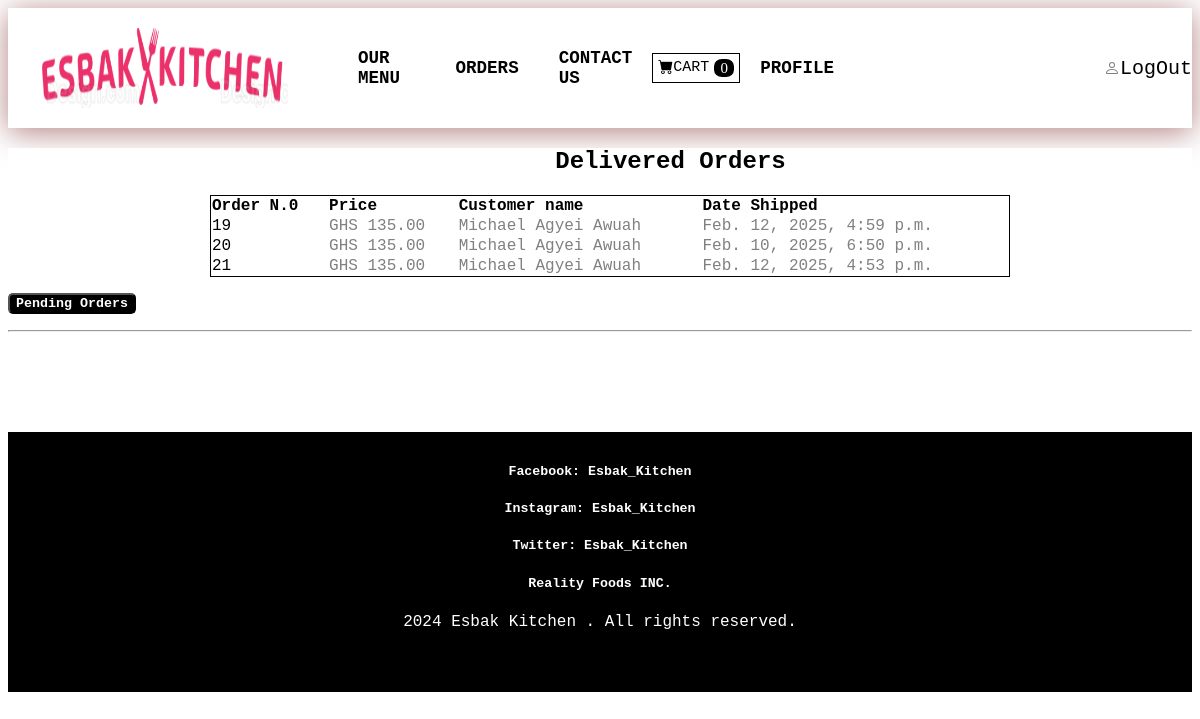
The page /payment/delivery_dashboard (signed in) on the database its author committed.
### Payment/models.py (models this page shows, shortened)
class Order(models.Model):
    user = models.ForeignKey(Customer, on_delete=models.CASCADE, blank=True, null=True)
    full_name = models.CharField(max_length=250)
    Delivery_address = models.TextField(max_length=15000)
    amount_paid = models.DecimalField(max_digits=7, decimal_places=2)
    date_ordered = models.DateTimeField(auto_now_add=True)
    delivered = models.BooleanField(default=False)
    date_delivered = models.DateTimeField(blank=True, null=True)

### Payment/views.py (the view)
# urls.py: path('delivery_dashboard', views.delivered_dashboard, name = 'delivered'),
def delivered_dashboard(request):
    if request.user.is_authenticated and request.user.is_superuser:
        orders = Order.objects.filter(delivered = True)
        return render(request,'payment/delivered_dashboard.html', {'order':orders})
    else:
        messages.success(request,"Access denied")
        return redirect('home')

### cart/cart.py (called while the page is built)
    def __len__(self):
        return len(self.cart)

### cart/context_processors.py (called while the page is built)
def cart(request):
    return{'cart':Cart(request)}

### templates/payment/delivered_dashboard.html (shortened to what this page needs)
{% extends 'navbar.html' %}
{% block content %}
<body>
    <h2>  &nbsp; &nbsp;  &nbsp;  &nbsp;  &nbsp;  &nbsp;  &nbsp;  &nbsp; &nbsp; &nbsp; &nbsp; &nbsp; &nbsp; &nbsp; &nbsp; &nbsp;  &nbsp;  &nbsp;  &nbsp;
        Delivered Orders</h2>
<div class="Order-summary"> <table>
    <thead>
      <tr>
        <td><b>Order N.0</b></td>
        <td><b>Price</td>
        <td><b>Customer name</b></td>
        <td><b>Date Shipped</b></td>
      </tr>
    </thead>
    {% for items in order %}
    <tbody>
      <tr>
        <td><a href= {% url 'orders' items.id %}>{{items.id}}</a></td>
        <td>GHS {{items.amount_paid}}</td>
        <td>{{items.full_name}}</td>
        <td>{{items.date_delivered}}</td>
        {% endfor %}
      </tr>
    </tbody>
  </table></div>
  <p class="checkoutb"><button><a href="{% url 'undelivered' %}">Pending Orders</a></button></p><hr/>
</body>
{% endblock %}

### static/css/style.css (style rules this page uses)
* { font-family: 'Courier New', Courier, monospace; background-color: white; }
a { text-decoration: none; display: flex; }
a { text-decoration: none; color: black; }

### static/css/menu.css (style rules this page uses)
body { font-family: 'Courier New', Courier, monospace; background-color:white }
.checkoutb button { background-color: black; color: white; border-color: black; border-radius: 5px; cursor: pointer; font-weight: bold; transition: opacity 0.3s ease; }
.checkoutb a { text-decoration: none; background-color:black; color: white; }
.Order-summary { font-family: Arial, sans-serif; margin: 10px; max-width: 800px; margin: 0 auto; }
.Order-summary table { width: 100%; border-collapse: collapse; margin-top: 20px; margin: 10px; align-items: center; border:solid 1px black }
.Order-summary tbody { color: gray; margin-bottom: 40px; }

### rows shown on the page
Order: id "19", amount_paid "135.00", full_name "Michael Agyei Awuah", date_delivered "Feb. 12, 2025, 4:59 p.m."
Order: id "20", amount_paid "135.00", full_name "Michael Agyei Awuah", date_delivered "Feb. 10, 2025, 6:50 p.m."
Order: id "21", amount_paid "135.00", full_name "Michael Agyei Awuah", date_delivered "Feb. 12, 2025, 4:53 p.m."

### other values the page prints
{{ cart|length }} "0"
